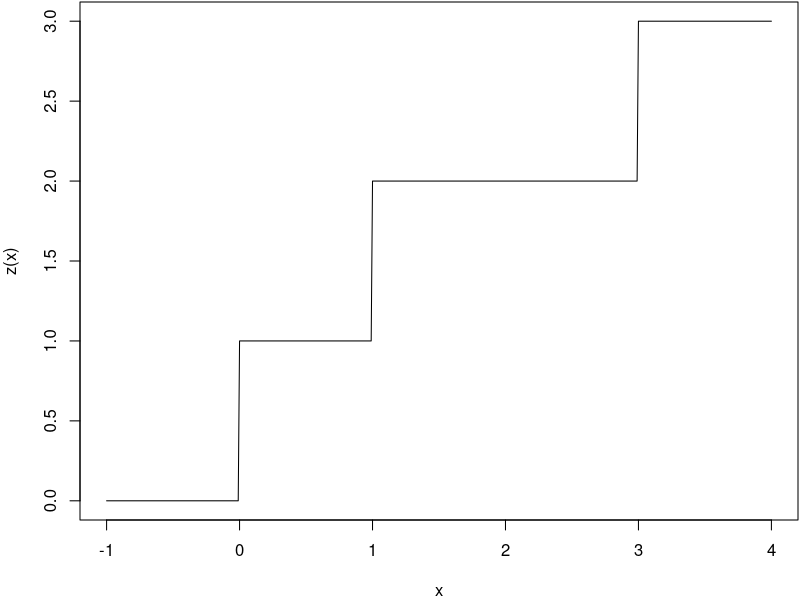

R code for this plot:
## ---- chunk 1
x = seq(-1,4,0.01);
y = function(x) {
    if (x < 0) {
        return(0)
    } else if (x < 1) {
        return(1)
    } else if (x < 3) {
        return(2)
    } else {
        return(3)
    }
}
z = Vectorize(y)
par(mar = c(4, 4, 0.1, 0.1))
plot(x, z(x), type='l')
